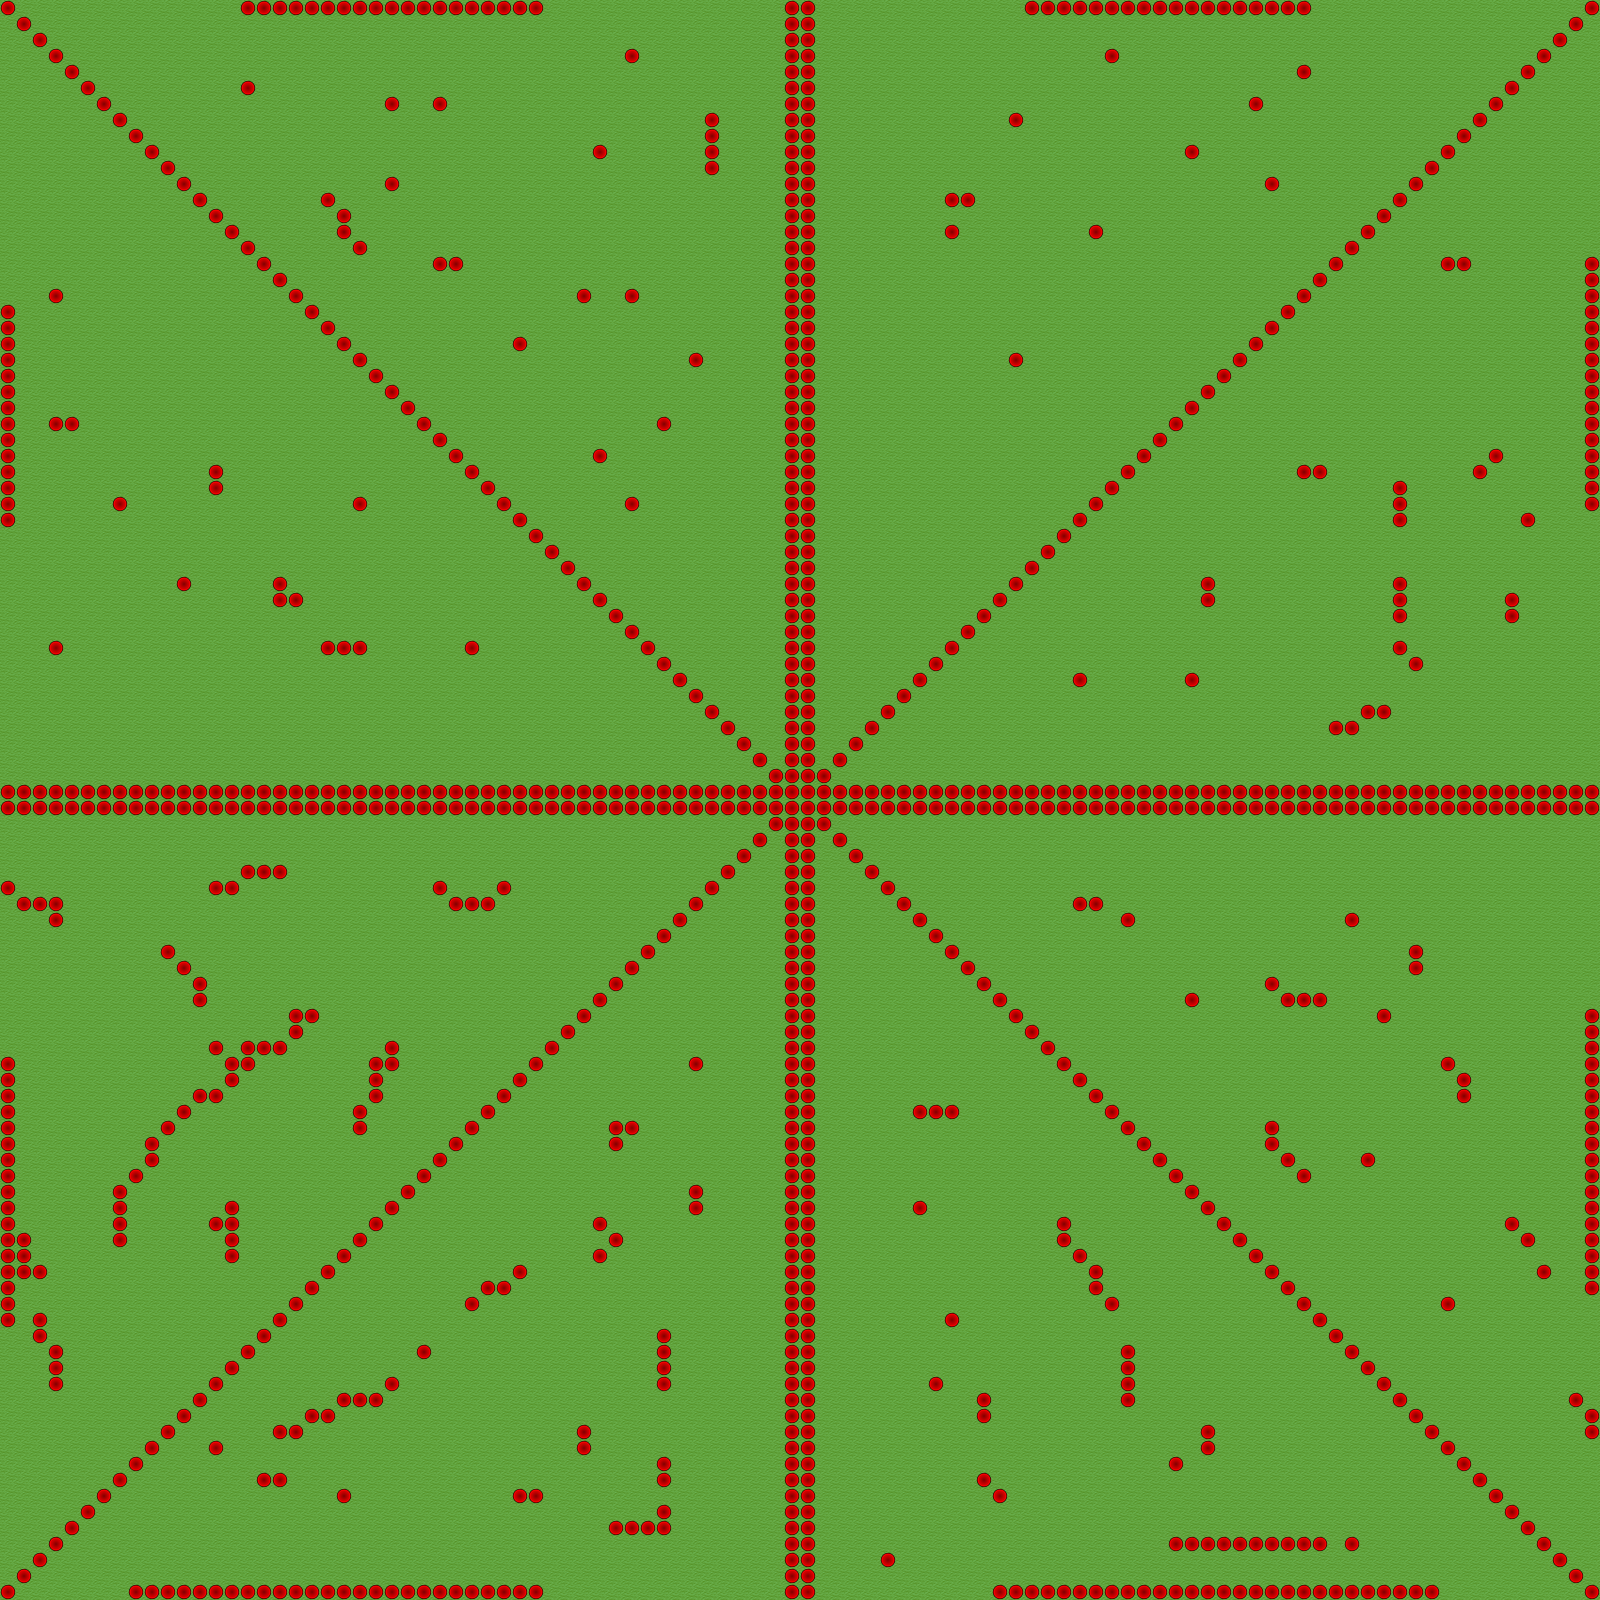

This game map was drawn from its Tiled (.tmx) file and the tilesets committed beside it. A one-line description and the trimmed map source follow:
An orthogonal 100x100 tile map with 16x16 px tiles, 3 tile layers (underlay, overlay, physics).

<map version="1.0" orientation="orthogonal" width="100" height="100" tilewidth="16" tileheight="16">
 <tileset firstgid="1" name="sheet16" tilewidth="16" tileheight="16">
  <image source="../img/sheet16.png" width="256" height="256" />
 </tileset>
 <layer name="underlay" width="100" height="100">
  <data>[10000 cells, 10000 non-empty, 1 distinct tile ids]</data>
 </layer>
 <layer name="overlay" width="100" height="100">
  <data>[10000 cells, 10000 non-empty, 2 distinct tile ids]</data>
 </layer>
 <layer name="physics" width="100" height="100">
  <data>[10000 cells, 0 non-empty, 0 distinct tile ids]</data>
 </layer>
</map>